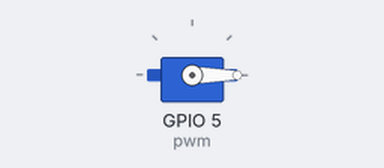
A program run on a simulated Raspberry Pi (BCM pin numbers). Parts: servo. What the program prints to the terminal is not drawn.

Above: at 5.05 s.
At 5.9 s:
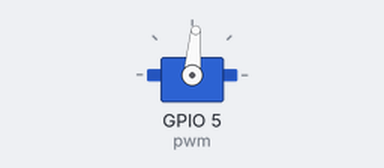
At 6.75 s:
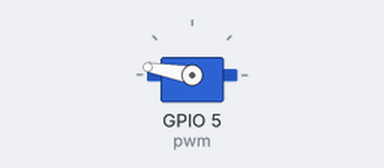
At 8.45 s:
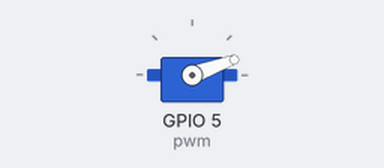
Timing chart, 0 to 13.3 s (numbered marks = the images above):
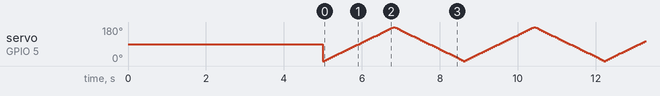

The program:

06_servo_motor.py
```python
import time
import board
import pwmio
from adafruit_motor import servo

pwm = pwmio.PWMOut(board.D5, duty_cycle=2 ** 15,  frequency=50)

servo = servo.Servo(pwm)
servo.angle = 90

time.sleep(5)

print("servo motor sweeping!")

while True:
    for angle in range(0, 180, 5):  # 0 - 180 degrees, 5 degrees at a time.
        servo.angle = angle
        time.sleep(0.05)
    for angle in range(180, 0, -5): # 180 - 0 degrees, 5 degrees at a time.
        servo.angle = angle
        time.sleep(0.05)
```
